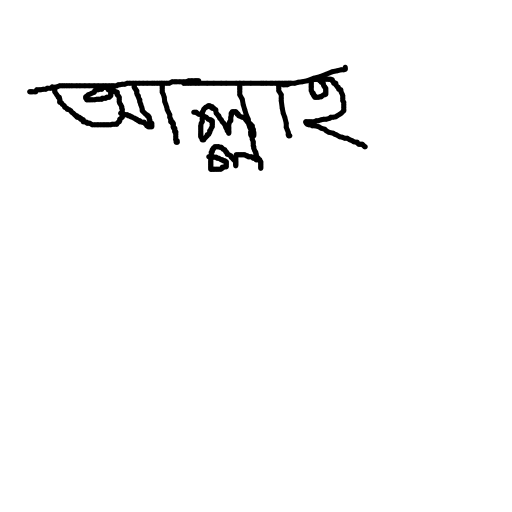
#> input picture tests/1.png, 1024 x 1024 px (shown at 1/2 size)
$ python -i grapheme.py   (imports and definitions only)   (older library calls are emulated)
#> lines starting #> are read from the running program, lines starting #| are printed output that depends on the picture; after the words box and inside, x2 and y2 are one past the last pixel; in counts of white or black regions, pixels touching at a corner belong together
#> further down, picture is the input picture: shape (1024, 1024); min 0, max 255, mean 248.6
#> in cleanImage, `_,img = cv2.threshold(blur,0,255,cv2.THRESH_BINARY+cv2.THRESH_OTSU)`: img: shape (1024, 1024); 97.4% white; 1 black region, box (x1, y1, x2, y2) and area: (54, 130, 735, 344) 27288
#!/usr/bin/env python3
#-*- coding: utf-8 -*-
"""
@author:MD.Nazmuddoha Ansary
"""
from __future__ import print_function
from termcolor import colored
from tqdm import tqdm
# ---------------------------------------------------------
# imports
# ---------------------------------------------------------
import argparse
import sys
import pandas as pd
import numpy as np
import cv2
import os
import random
from PIL import ImageFont, Image, ImageDraw
from utils import *
# ---------------------------------------------------------
# globals
# ---------------------------------------------------------
# the font path
FONT_PATH       =  'font.ttf'
# the desired data size
DATA_DIM        =   128
# max size of font
FONT_SIZE   =   80
#---------------------------------------------------------------
def stripPads(arr,val):
    '''
        strip specific value
        args:
            arr :   the numpy array (2d)
            val :   the value to strip
        returns:
            the clean array
    '''
#> called with val = 255
    # x-axis
    arr=arr[~np.all(arr == val, axis=1)]
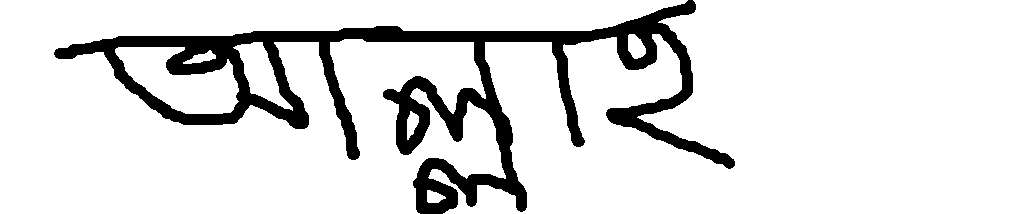
#> arr: shape (214, 1024); 87.5% white; 1 black region, box (x1, y1, x2, y2) and area: (54, 0, 735, 214) 27288
    # y-axis
    arr=arr[:, ~np.all(arr == val, axis=0)]
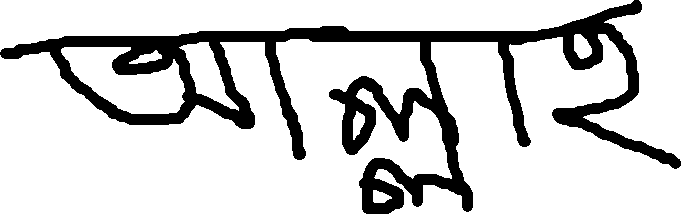
#> arr: shape (214, 681); 81.3% white; 1 black region, box (x1, y1, x2, y2) and area: (0, 0, 681, 214) 27288
    return arr


# [26 lines left out: function getTextImage, not called in this run]

def cleanImage(img):
    '''
        cleans and resizes the image after stripping
        args:
            img : numpy array grayscale image
        returns:
            resized clean image
    '''
    # Otsu's thresholding after Gaussian filtering
    blur = cv2.GaussianBlur(img,(5,5),0)
    _,img = cv2.threshold(blur,0,255,cv2.THRESH_BINARY+cv2.THRESH_OTSU)
    # strip
    img=stripPads(img,255)
    # resize to char dim
    img=cv2.resize(img,(DATA_DIM,DATA_DIM))
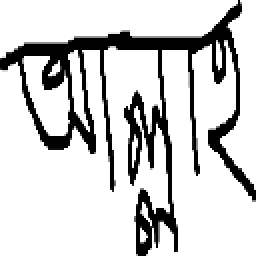
#> img: shape (128, 128) (shown 2 times larger); min 0, max 255, mean 207.3
    # Otsu's thresholding after Gaussian filtering
    blur = cv2.GaussianBlur(img,(5,5),0)
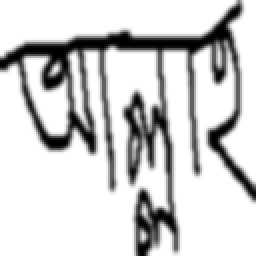
#> blur: shape (128, 128) (shown 2 times larger); min 0, max 255, mean 207.3
    _,img = cv2.threshold(blur,0,255,cv2.THRESH_BINARY+cv2.THRESH_OTSU)
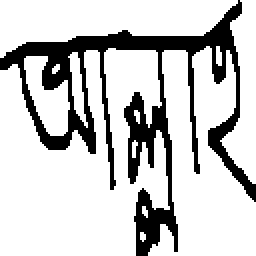
#> img: shape (128, 128) (shown 2 times larger); 79% white; 1 black region, box (x1, y1, x2, y2) and area: (0, 0, 128, 128) 3434
    return img


# ---------------------------------------------------------
# [42 lines left out: function main, not called in this run]

# ---------------------------------------------------------
# [11 lines not run here, left out]

>>> import cv2
>>> picture = cv2.imread('tests/1.png', cv2.IMREAD_GRAYSCALE)
>>> result = cleanImage(picture)
